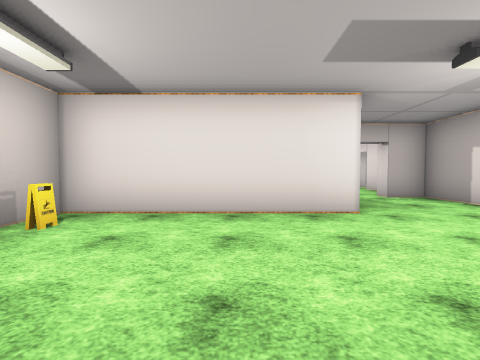
[1] (above)

13 first-person views from a walk through a Unity game level. The camera is 1.4 m above the floor, tilts 2° down and sees 90° across. The floor is counted in squares, 2 m on a side. Each view is taken from the middle of a square. On the plan, view 1 faces up. The plan holds only what a view shows up to about 9 squares ahead; the rest is blank. The place goes on beyond the plan. The player is left out. Some animated figures are left out. Door leaves are left out, so doorways stand open. Some surface patterns are stand-ins.

[2]
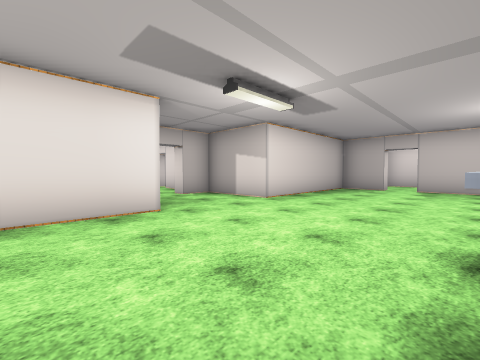

[3]
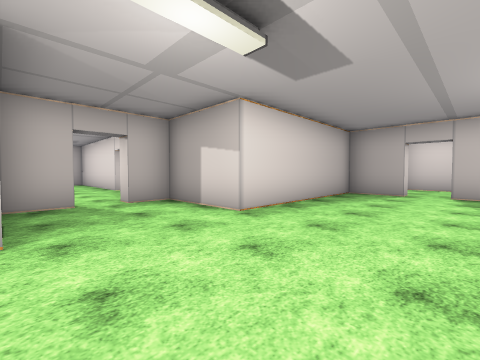

[4]
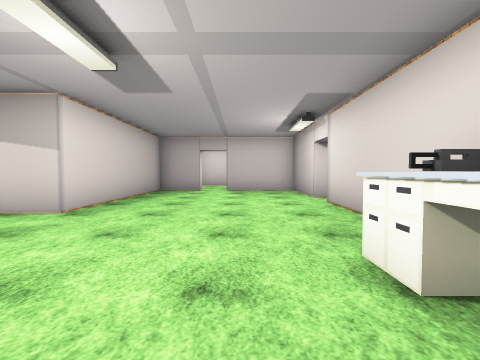

[5]
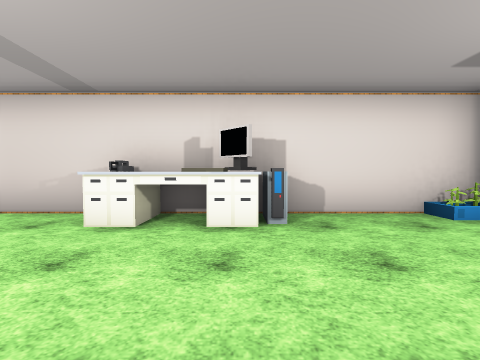

[6]
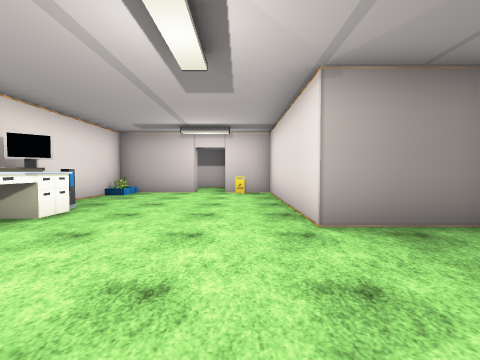

[7]
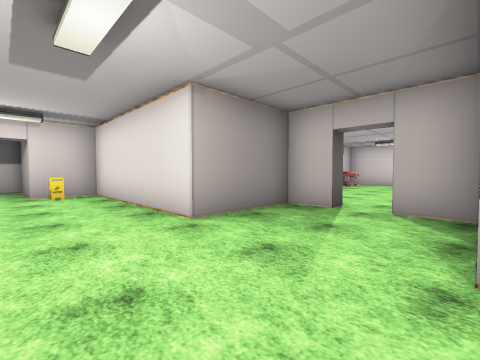

[8]
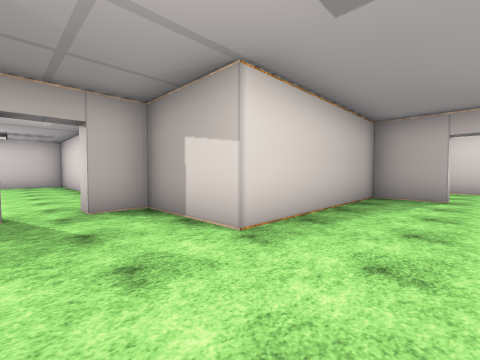

[9]
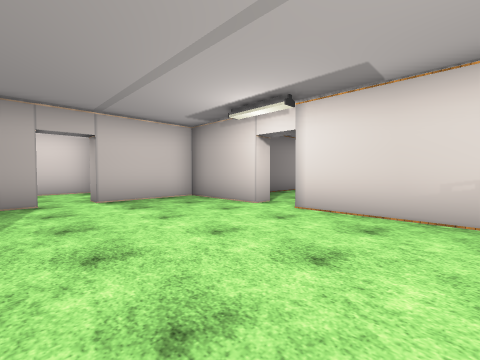

[10]
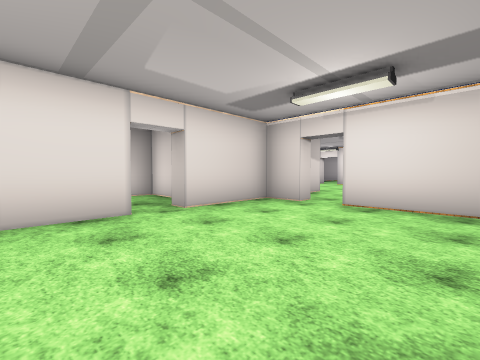

[11]
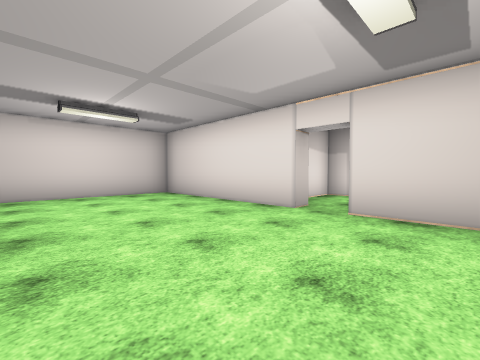

[12]
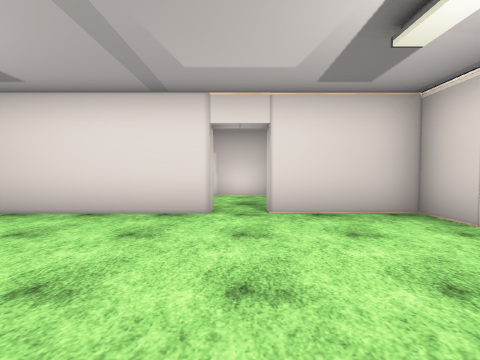

[13]
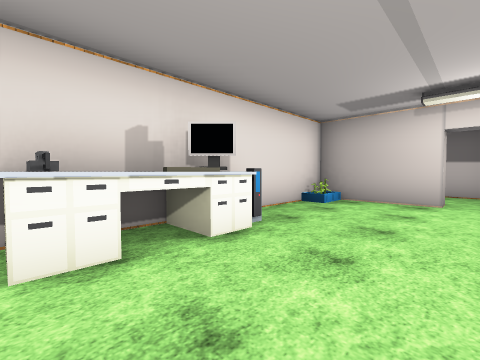

### Floor plan
Key: @ floor where view 1 was taken; # wall or solid block; x gap in a wall; . floor; D open door; S sign; P phone; M monitor; C computer; O other object.
Columns run from 6 left of view 1 to 13 right of it. Each row starts with its distance up from view 1.
 16        #####
 15        ....#
 14        ....#
 13        ....#
 12        ....#
 11        ....####
 10        ....D..#
  9        ....####
  8        ....#
  7        ##DDx
  6         #..#
  5         #..#
  4    ######..######
  3 ###S............####
  2 #..D............D..#
  1 #. #............####
  0    #..@MOP......#
 -1    ###CCOP###D###
 -2              ..
 -3               .
 -4               .#
 -5                #

Where each view was taken, in squares from view 1:
view 1: 0 up, 0 right, facing up
view 2: 0 up, 0 right, facing up-right
view 3: 1 up, 2 right, facing up-right
view 4: 1 up, 1 right, facing right
view 5: 3 up, 1 right, facing down
view 6: 3 up, 5 right, facing left
view 7: 2 up, 5 right, facing up-left
view 8: 2 up, 3 right, facing up-right
view 9: 3 up, 4 right, facing down-right
view 10: 12 up, 1 right, facing down-right
view 11: 8 up, 1 right, facing up-right
view 12: 10 up, 1 right, facing right
view 13: 2 up, 3 right, facing down-left
